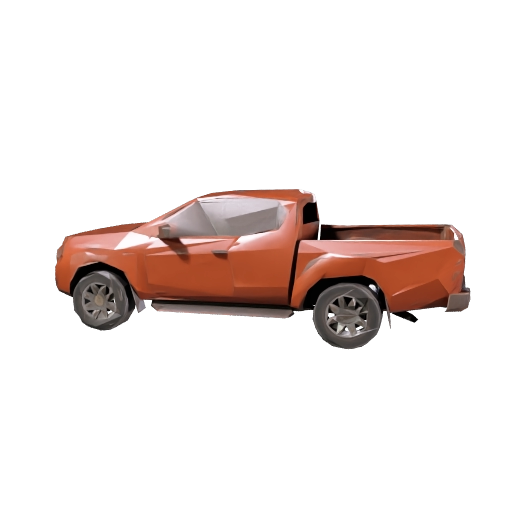
#> input picture assets/models/thumbs/car_pickup.png, 512 x 512 px
$ python img_diff.py ../../assets/models/thumbs/car_pickup.png ../../assets/models/thumbs/car_sedan.png out.png
#> lines starting #> are read from the running program, lines starting #| are printed output that depends on the picture; after the words box and inside, x2 and y2 are one past the last pixel; in counts of white or black regions, pixels touching at a corner belong together
#!/usr/bin/env python3
"""Pixel diff of two stills of the same frame, for before/after checks.

    python3 tools/glshot/img_diff.py before.png after.png [heat.png]

Prints the mean and percentiles of the per-pixel difference (the largest of R, G, B, 0-255) and
how many pixels differ at all and by more than 2, 8 and 32. With a third path it writes a
heatmap: the frame dimmed to a quarter, every differing pixel red, brighter the more it differs.
Shoot both sides with DIFF=1 on tools/glshot/still_shot.gd, or the frames will differ anyway
(clouds, sway, grain, traffic and the clock all move between two runs).
"""
import sys

import numpy as np
from PIL import Image


def main() -> None:
    a = np.asarray(Image.open(sys.argv[1]).convert("RGB")).astype(np.int16)
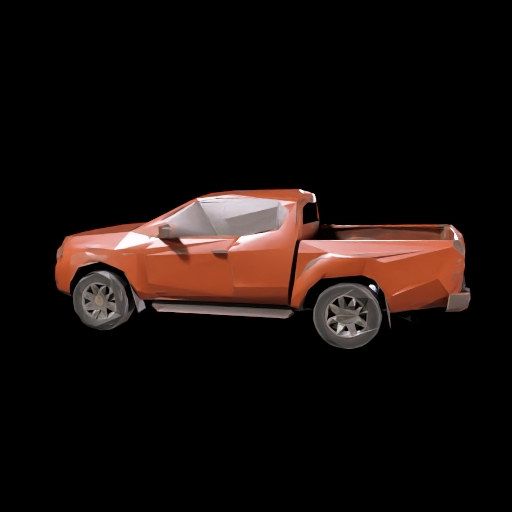
#> a: shape (512, 512, 3) int16; mean R, G, B 23.9, 15.1, 12.6
    b = np.asarray(Image.open(sys.argv[2]).convert("RGB")).astype(np.int16)
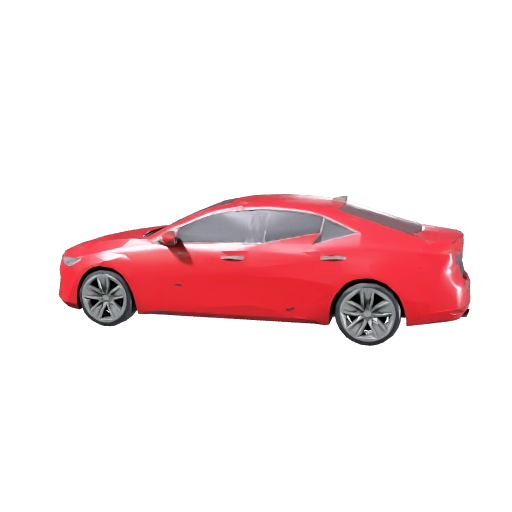
#> input picture assets/models/thumbs/car_sedan.png, 512 x 512 px
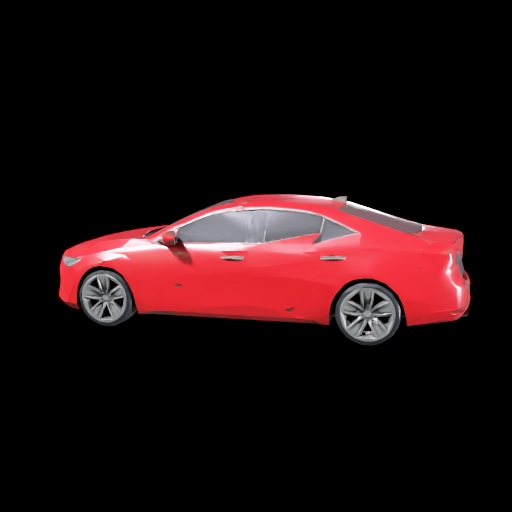
#> b: shape (512, 512, 3) int16; mean R, G, B 33, 14, 15.5
    d = np.abs(a - b).max(axis=2)
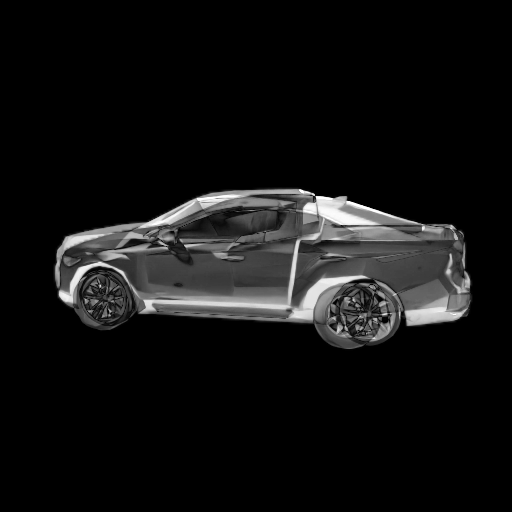
#> d: shape (512, 512) int16; min 0, max 255, mean 17.7
    n = d.size
#> n = 262144
    print("mean %.4f  p99 %.1f  p99.9 %.1f  max %d  pixels>0: %d (%.3f%%)  >2: %d  >8: %d  >32: %d" % (
        d.mean(), np.percentile(d, 99), np.percentile(d, 99.9), d.max(), (d > 0).sum(),
        100.0 * (d > 0).sum() / n, (d > 2).sum(), (d > 8).sum(), (d > 32).sum()))
#| mean 17.6506  p99 217.0  p99.9 250.0  max 255  pixels>0: 48796 (18.614%)  >2: 48498  >8: 47809  >32: 43735
    if len(sys.argv) > 3:
        heat = np.repeat((a.mean(axis=2) * 0.25).astype(np.uint8)[..., None], 3, axis=2)
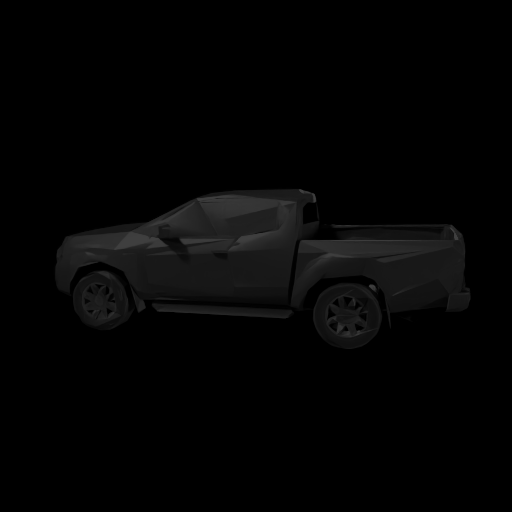
#> heat: shape (512, 512, 3); min 0, max 63, mean 4.2
        m = d > 0
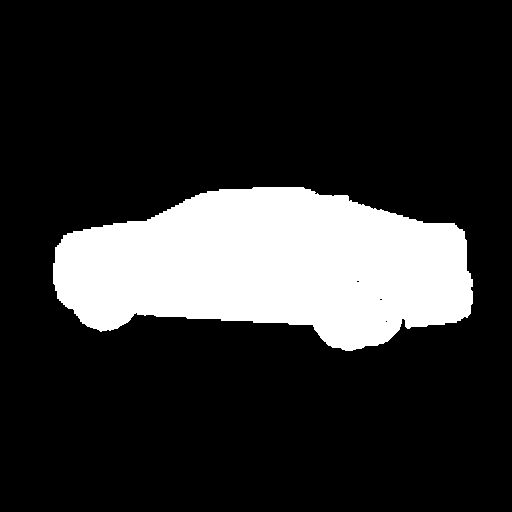
#> m: shape (512, 512) bool; 18.6% white; 1 white region, box (x1, y1, x2, y2) and area: (53, 187, 473, 351) 48796
        heat[m] = 0
#> heat: shape (512, 512, 3); 16.05% of pixels changed, all inside (x1, y1, x2, y2) = (53, 187, 471, 349)
        heat[m, 0] = np.clip(d[m].astype(np.float32) * 16.0 + 64.0, 0, 255).astype(np.uint8)
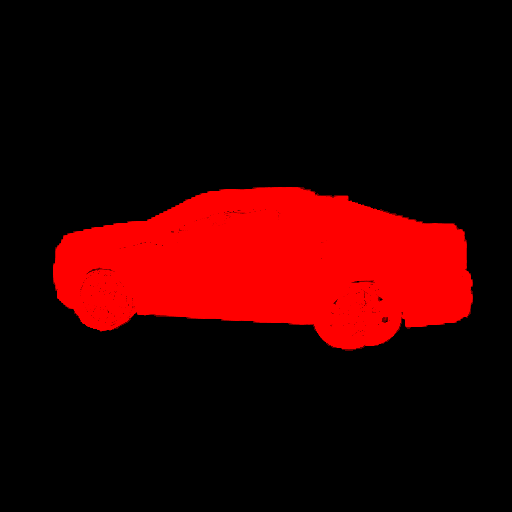
#> heat: shape (512, 512, 3); mean R, G, B 47, 0, 0
        Image.fromarray(heat).save(sys.argv[3])


if __name__ == "__main__":
    main()
